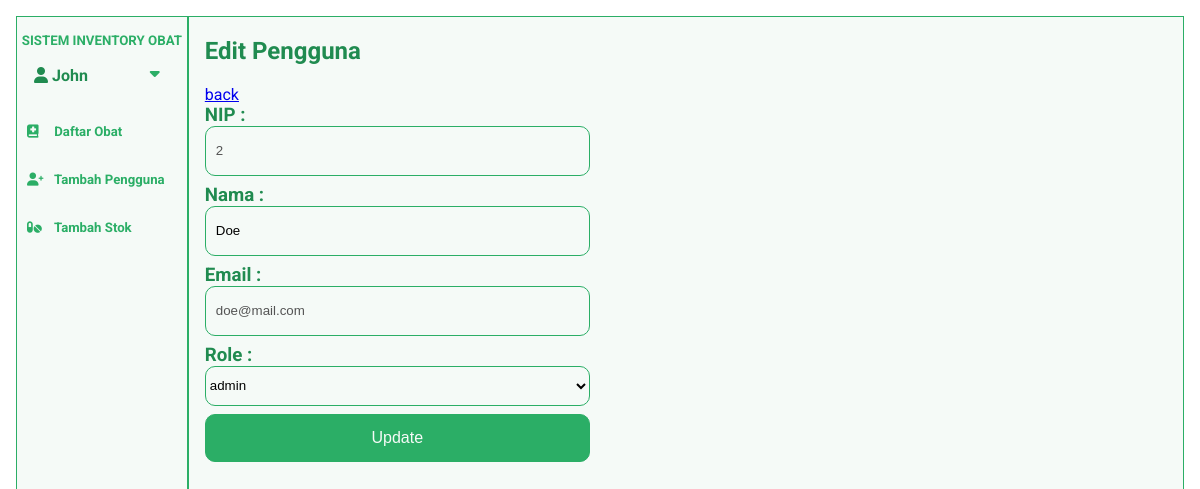
Screenshot of /pages/edit_pengguna.php?id=2 (signed in) with the database file from the repository.
### tables this page shows
CREATE TABLE `pengguna` (
  `nip` int(11) NOT NULL,
  `nama_pengguna` varchar(50) NOT NULL,
  `email` varchar(50) NOT NULL,
  `password` varchar(100) NOT NULL,
  `role` int(11) NOT NULL
);

### pages/edit_pengguna.php (the view, shortened to what this page needs)
<?php
include_once("../config.php");
$id = $_GET['id'];
$getRole = mysqli_query($connection, "SELECT * FROM role");
$pengguna = mysqli_query($connection, "SELECT * from pengguna where nip=$id ");
while ($data_pengguna = mysqli_fetch_array($pengguna)) {
    $nama_pengguna = $data_pengguna['nama_pengguna'];
    $email = $data_pengguna['email'];
    $role = $data_pengguna['role'];
}
?>
<!DOCTYPE html>
<html lang="en">
<head>
    <link rel="stylesheet" href="https://cdnjs.cloudflare.com/ajax/libs/font-awesome/4.7.0/css/font-awesome.min.css">
    <link rel="stylesheet" href="style/edit_obat.css?v=<?php echo time() ?>">
</head>
<body>
    <div class="container">
        <?php
        include('../component/navigation.php')
        ?>
        <div class="content" onclick=closeAkun()>
            <h2>Edit Pengguna</h2>
            <a href="../pages/daftar_pengguna.php">back</a>
            <form action="edit_pengguna.php" method="POST">
                <div class="fieldset">
                    <div class="field">
                        <h3>NIP :</h3>
                        <input disabled value="<?php echo $_GET['id'] ?>">
                    </div>
                    <div class="field">
                        <h3>Nama :</h3>
                        <input type=" text" name="nama_baru" value='<?php echo $nama_pengguna ?>'>
                    </div>
                    <div class="field">
                        <h3>Email :</h3>
                        <input type="email" disabled value='<?php echo $email ?>'>
                    </div>
                    <div class="field">
                        <h3>Role :</h3>
                        <select name="role_baru" id="role_baru">
                            <?php
                            while ($data_role = mysqli_fetch_array($getRole)) {
                                if ($data_role['id'] === $role) {
                                    echo " <option value=$data_role[id]  selected> $data_role[nama_role]</option> ";
                                } else {
                                    echo " <option value=$data_role[id]>$data_role[nama_role]</option>";
                                }
                            }
                            ?>
                        </select>
                    </div>
                    <div class="field">
                        <input type="submit" name="update" value="Update">
                    </div>
                </div>
            </form>
        </div>
</body>
</html>

### component/navigation.php (shortened to what this page needs)
<?php
include_once('../config.php');
$nip = $_SESSION['nip'];
$user = mysqli_query($connection, "SELECT *FROM pengguna where nip=$nip");
while ($data_user = mysqli_fetch_array($user)) {
  $nama = $data_user['nama_pengguna'];
}
?>
<!DOCTYPE html>
<html lang="en">
<head>
  <link rel="stylesheet" href="https://cdnjs.cloudflare.com/ajax/libs/font-awesome/6.0.0/css/all.min.css" />
</head>
<body>
  <div class="navigation">
    <nav class="desktop">
      <div class="info-desktop">
        <div class="judul">
          <h5>SISTEM INVENTORY OBAT</h5>
        </div>
        <div id="info-desktop">
          <div class="user">
            <a href="../pages/akun.php" class="name-user">
              <i class="fa fa-user" title="akun"></i> <?php echo substr($nama, 0, 14)  ?>
            </a>
            <a id="showDesktopMenu" onclick=showLogoutMenuDesktop()> <i class="fas fa-caret-down"></i> </a>
          </div>
        </div>
        <ul>
          <li>
            <a href="../pages/daftar_obat.php?keyword=&halaman=1">
              <i class="fa-solid fa-book-medical"></i> Daftar Obat</a>
          </li>
          <?php if ($_SESSION['role'] == 1) echo '
               <li>
            <a href="../pages/tambah_pengguna.php"><i class="fas fa-user-plus"></i> Tambah Pengguna</a>
            </li>
            ';
          ?>
          <?php
          if ($_SESSION['role'] <= 2) {
            echo '
              <li>
            <a href="../pages/tambah_stok_obat.php">
              <i class="fas fa-pills"></i> Tambah Stok</a>
              </li>';
          }
          ?>
        </ul>
    </nav>
  </div>
</body>
</html>

### pages/style/edit_obat.css (style rules this page uses)
:root { --green: #2bae66ff; --softWhite: rgb(245, 250, 247); --white: white; --error: rgb(215, 0, 0); --fontHead: "Roboto", sans-serif; --fontColor: rgb(32, 139, 80); }
body { margin: 0; padding: 0; font-family: "Roboto", sans-serif; background-color: white; height: 100%; font-size: 100%; }
.container { margin: 1rem 1rem auto; display: flex; border: 1px solid var(--green); width: auto; height: 95vh; overflow: hidden; }
h5 { margin: 0; padding: 0; }
.navigation { display: flex; flex-direction: column; background-color: var(--softWhite); flex-grow: 1; width: 15vw; }
.info-desktop { background-color: var(--softWhite); text-align: center; position: sticky; top: 1rem; color: var(--green); font-weight: bolder; }
ul { margin: 20px 0; padding: 0; list-style: none; overflow: hidden; }
nav ul li { text-decoration: none; text-align: center; display: flex; flex-direction: column; width: 100%; height: 3rem; }
nav li a { text-decoration: none; line-height: 3rem; font-size: 1.1vw; text-align: left; padding: 0 10px; color: var(--green); }
nav ul li i { width: 1.5rem; }
.content { background-color: var(--softWhite); flex-grow: 1; border-left: 2px solid var(--green); width: 85vw; padding: 0 1rem 0rem 1rem; color: var(--fontColor); overflow: auto; }
.fieldset { width: 100%; margin-bottom: 5rem; overflow: auto; }
.field { display: flex; flex-direction: column; width: 40%; margin-bottom: 0.5rem; }
h3 { margin: 0; padding: 0; }
input { background-color: var(--softWhite); height: 3rem; outline: none; border: 1px solid var(--green); border-radius: 10px; padding: 0 10px; }
.field input[type="submit"] { height: 3rem; background-color: var(--green); color: var(--softWhite); border-radius: 10px; font-size: 1rem; border: 1px solid var(--green); }
.field select { height: 2.5rem; background-color: var(--softWhite); border: 1px solid var(--green); border-radius: 10px; outline: none; }

### component/navigation.php (style rules this page uses)
#info-desktop { text-align: left; margin-top: 1rem; padding: 0 10%; }
#info-desktop a { text-decoration: none; }
.user { display: flex; flex-direction: row; justify-content: space-between; }
.name-user { line-height: 1rem; font-size: 1rem; color: var(--fontColor); line-height: 1.5rem; }
#showDesktopMenu, #closeDesktopMenu { padding: 0 10px; }
#showDesktopMenu { display: block; }

### rows the page displays
pengguna: nama_pengguna "John"
pengguna: nama_baru "Doe", email "doe@mail.com"

### other values shown
form field role_baru "admin"
